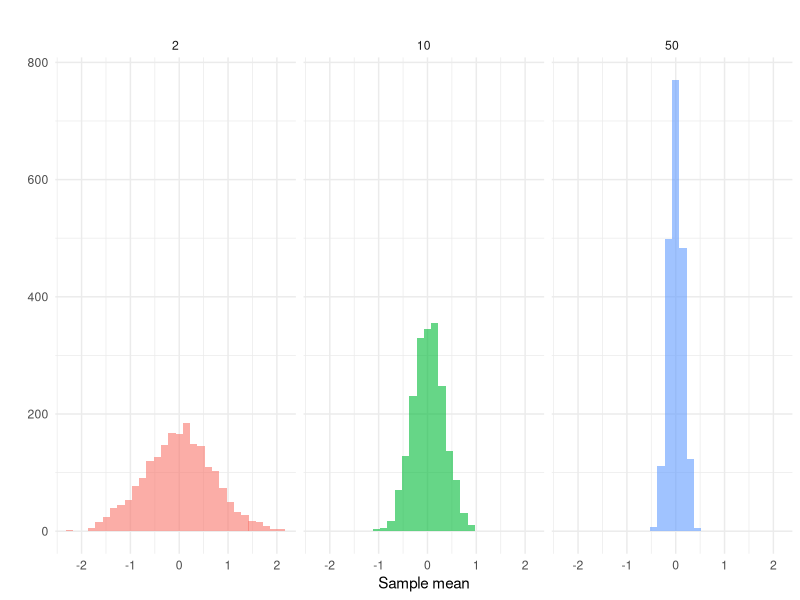

R code for this plot:
## ---- chunk 1
knitr::opts_chunk$set(
  echo = FALSE,
  eval = TRUE,
  warning = FALSE,
  message = FALSE,
  fig.width = 7,
  fig.height = 5
)

# libraries
library( ggplot2 )

## ---- chunk 2

set.seed( 2026 )
sigma <- 1
n_reps <- 2000

df <- do.call( 
  rbind, 
  lapply( c(2, 10, 50), function( n ) {
    means <- replicate( n_reps, mean( rnorm( n, mean = 0, sd = sigma ) ) )
    data.frame( n = as.factor( n ), sample_mean = means )
    }
    ) 
  )

ggplot( 
  df, 
  aes( x = sample_mean, fill = n ) ) +
  geom_histogram( bins = 30, alpha = 0.6, position = "identity" ) +
  facet_wrap( ~ n, nrow = 1 ) +
  labs( 
    title = "", 
    x = "Sample mean", y = "" ) +
  theme_minimal() +
  theme( legend.position = "none" )
